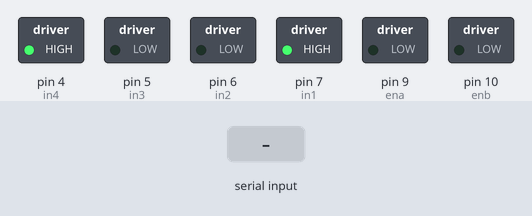
Bench run of a sketch on a simulated Arduino Uno, built with avr-gcc and run on an emulated ATmega328P. Shown: switched loads named in the sketch (green lamp = pin HIGH). The test bench sets the inputs (shaded band). What the sketch prints to the serial monitor is not drawn.

Above: at 1.2 s.
1.3 s: "90,45\n" received over Serial
At 2.1 s:
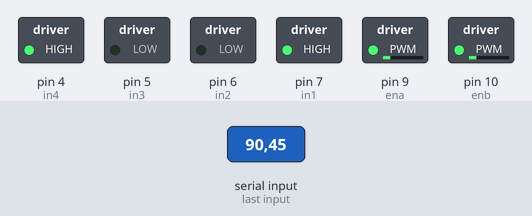
3.8 s: "30,150\n" received over Serial
At 4.5 s:
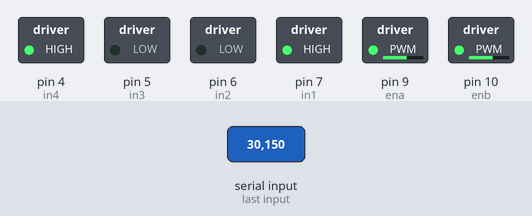
6.3 s: "200\n" received over Serial
At 7.1 s:
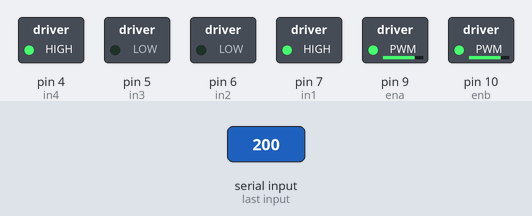
Timing chart, 0 to 9.3 s (numbered marks = the images above; inputs shaded):
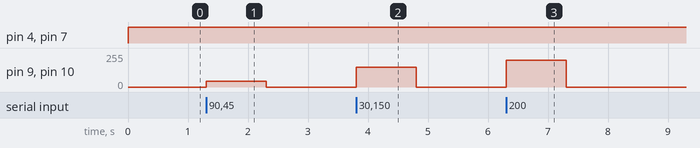

The sketch:

cir5.ino
```cpp
// interfacing 2 dc motors with l293d controlling speed thourgh serial monitor
// enter value range from 0 to 255 only
int ena =9;
int in1 = 7;
int in2 = 6;

int enb = 10;
int in3= 5;
int in4= 4;
int dc=0;
void setup(){
  pinMode(ena,OUTPUT);
  pinMode(in1,OUTPUT);
  pinMode(in2,OUTPUT);
  pinMode(enb,OUTPUT);
  pinMode(in3,OUTPUT);
  pinMode(in4,OUTPUT);
  Serial.begin(9600);
  Serial.println("Enter a value between 0 to 255:");

}
void loop(){

  if(Serial.available()>0){
  	 dc=Serial.parseInt();
  }
  analogWrite(ena,dc);
  analogWrite(enb,dc);
  digitalWrite(in1,HIGH);
  digitalWrite(in2,LOW);

  digitalWrite(in3,LOW);
  digitalWrite(in4,HIGH);

}
```

Measured:
- after the input at 1.3 s, pin 9 (ena), pin 10 (enb): 0/255 → 45/255 at once, → 0/255 1.0 s later
- after the input at 3.8 s, pin 9 (ena), pin 10 (enb): 0/255 → 150/255 at once, → 0/255 1.0 s later
- after the input at 6.3 s, pin 9 (ena), pin 10 (enb): 0/255 → 200/255 at once, → 0/255 1.0 s later
